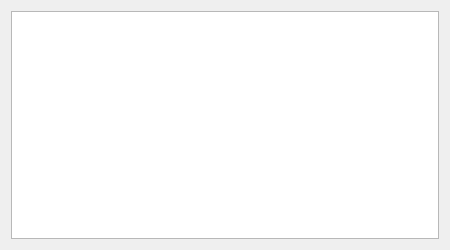
<?xml version="1.0" encoding="UTF-8"?>
<ui version="4.0">
 <class>StatusBarInfoWidgetData</class>
 <widget class="QWidget" name="StatusBarInfoWidgetData">
  <property name="geometry">
   <rect>
    <x>0</x>
    <y>0</y>
    <width>450</width>
    <height>250</height>
   </rect>
  </property>
  <property name="windowTitle">
   <string>Form</string>
  </property>
  <layout class="QGridLayout" name="gridLayout">
   <item row="0" column="0">
    <widget class="QTableView" name="tableView">
     <property name="showGrid">
      <bool>false</bool>
     </property>
     <property name="gridStyle">
      <enum>Qt::NoPen</enum>
     </property>
     <attribute name="verticalHeaderVisible">
      <bool>false</bool>
     </attribute>
     <attribute name="verticalHeaderCascadingSectionResizes">
      <bool>false</bool>
     </attribute>
     <attribute name="verticalHeaderDefaultSectionSize">
      <number>20</number>
     </attribute>
     <attribute name="verticalHeaderMinimumSectionSize">
      <number>20</number>
     </attribute>
    </widget>
   </item>
  </layout>
 </widget>
 <resources/>
 <connections/>
</ui>
